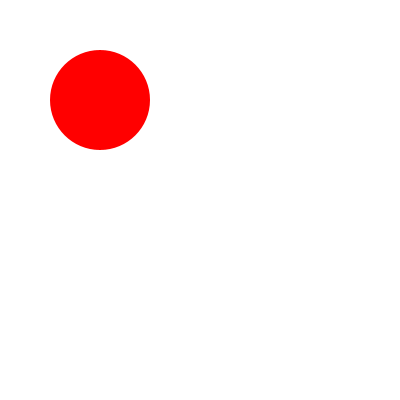
Frame 1 (no input)
Frame 60 (the mouse pressed at the canvas centre just before this capture): identical to frame 1, image omitted
Frame 120 (the mouse held since frame 60 and released just before this capture): blank canvas, image omitted

The Processing sketch that drew this single still picture (run headless with seeded random() and noise(); from frame 60 on, the mouse is pressed at the canvas centre):

// Processing sketch: exer6_color_quadrants
// ── exer6_color_quadrants.pde
void setup(){
  size(400, 400);
  background(255);
  noStroke();
  mouseX = width/4;
  mouseY = height/4;
}

void draw(){
  background(255);
  
  // first quadrant, red
  if(mouseX < width/2 && mouseY < height/2){
    fill(255, 0, 0);
    ellipse(mouseX, mouseY, 100, 100);
  }
  
  // second quarter, blue
  if(mouseX > width/2 && mouseY < height/2){
    fill(0, 0, 255);
    ellipse(mouseX, mouseY, 100, 100);
  }
  
  // third quadrant, 
  if(mouseX < width/2 && mouseY > height/2){
    fill(0, 255, 0);
    ellipse(mouseX, mouseY, 100, 100);
  }
  
  // fourth quadrant
  if(mouseX > width/2 && mouseY > height/2){
    fill(255,255,0);
    ellipse(mouseX, mouseY, 100, 100);
  }
  
  
}
